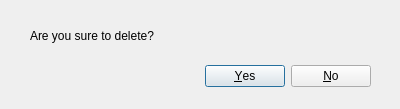
<?xml version="1.0" encoding="UTF-8"?>
<ui version="4.0">
 <class>WarningDeleteDialog</class>
 <widget class="QDialog" name="WarningDeleteDialog">
  <property name="geometry">
   <rect>
    <x>0</x>
    <y>0</y>
    <width>400</width>
    <height>109</height>
   </rect>
  </property>
  <property name="windowTitle">
   <string>Warning</string>
  </property>
  <widget class="QDialogButtonBox" name="buttonBox">
   <property name="geometry">
    <rect>
     <x>30</x>
     <y>60</y>
     <width>341</width>
     <height>32</height>
    </rect>
   </property>
   <property name="orientation">
    <enum>Qt::Horizontal</enum>
   </property>
   <property name="standardButtons">
    <set>QDialogButtonBox::No|QDialogButtonBox::Yes</set>
   </property>
  </widget>
  <widget class="QLabel" name="labelWarningDelete">
   <property name="geometry">
    <rect>
     <x>30</x>
     <y>20</y>
     <width>221</width>
     <height>31</height>
    </rect>
   </property>
   <property name="text">
    <string>Are you sure to delete?</string>
   </property>
  </widget>
 </widget>
 <resources/>
 <connections>
  <connection>
   <sender>buttonBox</sender>
   <signal>accepted()</signal>
   <receiver>WarningDeleteDialog</receiver>
   <slot>accept()</slot>
   <hints>
    <hint type="sourcelabel">
     <x>248</x>
     <y>254</y>
    </hint>
    <hint type="destinationlabel">
     <x>157</x>
     <y>274</y>
    </hint>
   </hints>
  </connection>
  <connection>
   <sender>buttonBox</sender>
   <signal>rejected()</signal>
   <receiver>WarningDeleteDialog</receiver>
   <slot>reject()</slot>
   <hints>
    <hint type="sourcelabel">
     <x>316</x>
     <y>260</y>
    </hint>
    <hint type="destinationlabel">
     <x>286</x>
     <y>274</y>
    </hint>
   </hints>
  </connection>
 </connections>
</ui>
